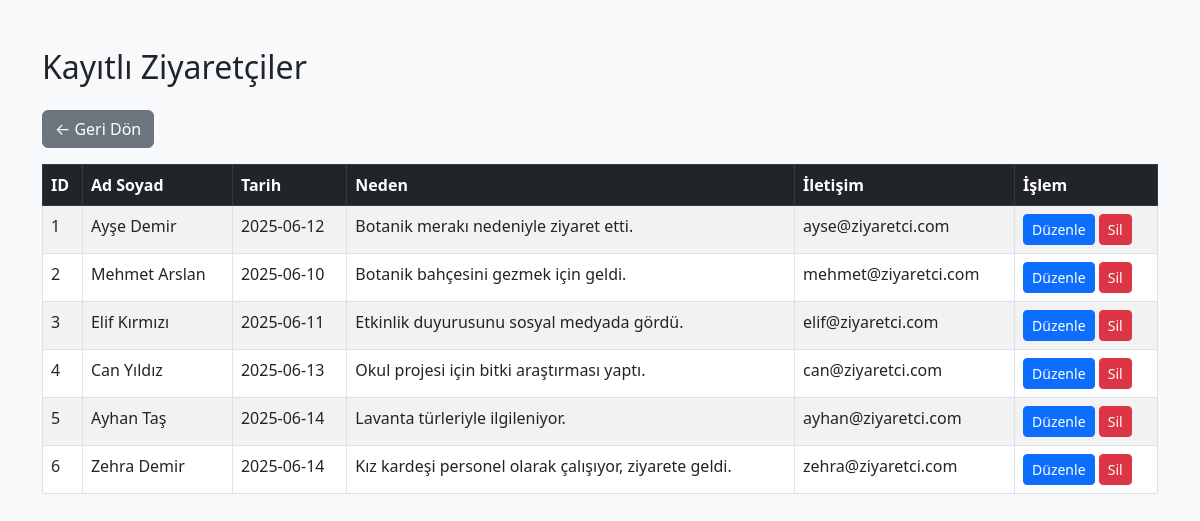
The app's page /botanik/ziyaretciler/listele.php (signed in) with its own data.
### tables this page shows
CREATE TABLE `ziyaretciler` (
  `ziyaretci_id` int(11) NOT NULL,
  `ad_soyad` varchar(100) NOT NULL,
  `ziyaret_tarihi` date NOT NULL,
  `ziyaret_nedeni` text DEFAULT NULL,
  `iletisim` varchar(100) DEFAULT NULL,
  `ekleyen_kullanici_id` int(11) DEFAULT NULL
);

### botanik/ziyaretciler/listele.php (the view, shortened to what this page needs)
<?php
require_once '../includes/db.php';
$kullanici_id = $_SESSION["kullanici_id"];
$sorgu = $conn->prepare("SELECT * FROM ziyaretciler WHERE ekleyen_kullanici_id = ?");
$sorgu->bind_param("i", $kullanici_id);
$sorgu->execute();
$sonuc = $sorgu->get_result();
?>
<!DOCTYPE html>
<html lang="tr">
<head>
    <link href="https://cdn.jsdelivr.net/npm/bootstrap@5.3.0/dist/css/bootstrap.min.css" rel="stylesheet">
</head>
<body class="bg-light">
<div class="container mt-5">
    <h2 class="mb-4">Kayıtlı Ziyaretçiler</h2>
    <a href="../dashboard.php" class="btn btn-secondary mb-3">← Geri Dön</a>
    <?php if ($sonuc->num_rows > 0): ?>
        <table class="table table-bordered table-striped">
            <thead class="table-dark">
                <tr>
                    <th>ID</th>
                    <th>Ad Soyad</th>
                    <th>Tarih</th>
                    <th>Neden</th>
                    <th>İletişim</th>
                    <th>İşlem</th>
                </tr>
            </thead>
            <tbody>
                <?php while ($satir = $sonuc->fetch_assoc()): ?>
                    <tr>
                        <td><?php echo $satir["ziyaretci_id"]; ?></td>
                        <td><?php echo htmlspecialchars($satir["ad_soyad"]); ?></td>
                        <td><?php echo $satir["ziyaret_tarihi"]; ?></td>
                        <td><?php echo nl2br(htmlspecialchars($satir["ziyaret_nedeni"])); ?></td>
                        <td><?php echo htmlspecialchars($satir["iletisim"]); ?></td>
                        <td>
                            <a href="duzenle.php?id=<?php echo $satir['ziyaretci_id']; ?>" class="btn btn-sm btn-primary">Düzenle</a>
                            <a href="sil.php?id=<?php echo $satir['ziyaretci_id']; ?>" class="btn btn-sm btn-danger" onclick="return confirm('Bu ziyaretçiyi silmek istediğinizden emin misiniz?');">Sil</a>
                        </td>
                    </tr>
                <?php endwhile; ?>
            </tbody>
        </table>
    <?php else: ?>
        <div class="alert alert-info">Henüz ziyaretçi kaydı yapılmamış.</div>
    <?php endif; ?>
</div> </body> </html>

### records on screen
ziyaretciler: ziyaretci_id "1", ad_soyad "Ayşe Demir", ziyaret_tarihi "2025-06-12", ziyaret_nedeni "Botanik merakı nedeniyle ziyaret etti.", iletisim "ayse@ziyaretci.com"
ziyaretciler: ziyaretci_id "2", ad_soyad "Mehmet Arslan", ziyaret_tarihi "2025-06-10", ziyaret_nedeni "Botanik bahçesini gezmek için geldi.", iletisim "mehmet@ziyaretci.com"
ziyaretciler: ziyaretci_id "3", ad_soyad "Elif Kırmızı", ziyaret_tarihi "2025-06-11", ziyaret_nedeni "Etkinlik duyurusunu sosyal medyada gördü.", iletisim "elif@ziyaretci.com"
ziyaretciler: ziyaretci_id "4", ad_soyad "Can Yıldız", ziyaret_tarihi "2025-06-13", ziyaret_nedeni "Okul projesi için bitki araştırması yaptı.", iletisim "can@ziyaretci.com"
ziyaretciler: ziyaretci_id "5", ad_soyad "Ayhan Taş", ziyaret_tarihi "2025-06-14", ziyaret_nedeni "Lavanta türleriyle ilgileniyor.", iletisim "ayhan@ziyaretci.com"
ziyaretciler: ziyaretci_id "6", ad_soyad "Zehra Demir", ziyaret_tarihi "2025-06-14", ziyaret_nedeni "Kız kardeşi personel olarak çalışıyor, ziyarete geldi.", iletisim "zehra@ziyaretci.com"
